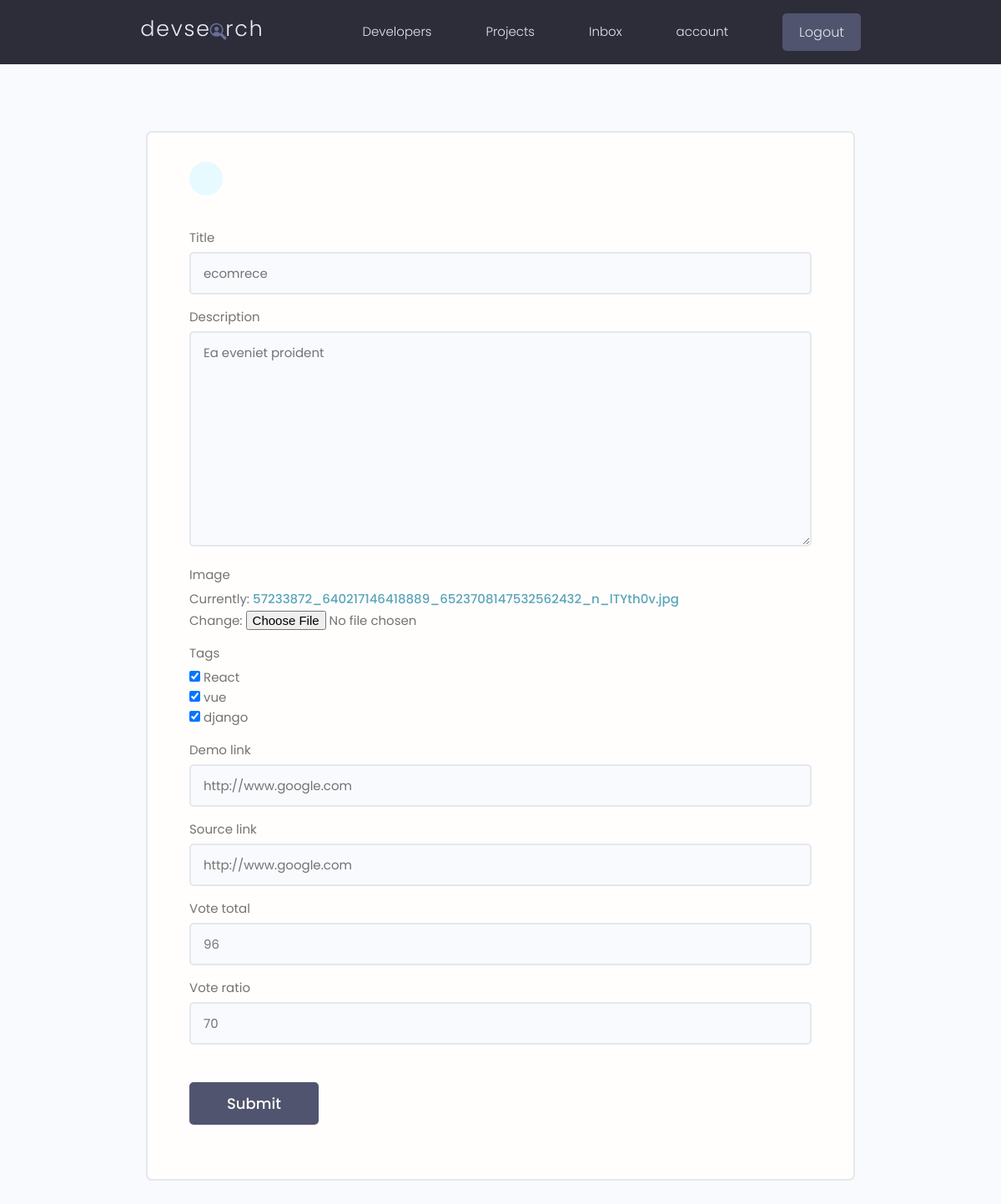
The page /projects/update-project/5f30a780-be48-4abf-b791-88ed18955b00 (signed in) on the database as committed earlier.
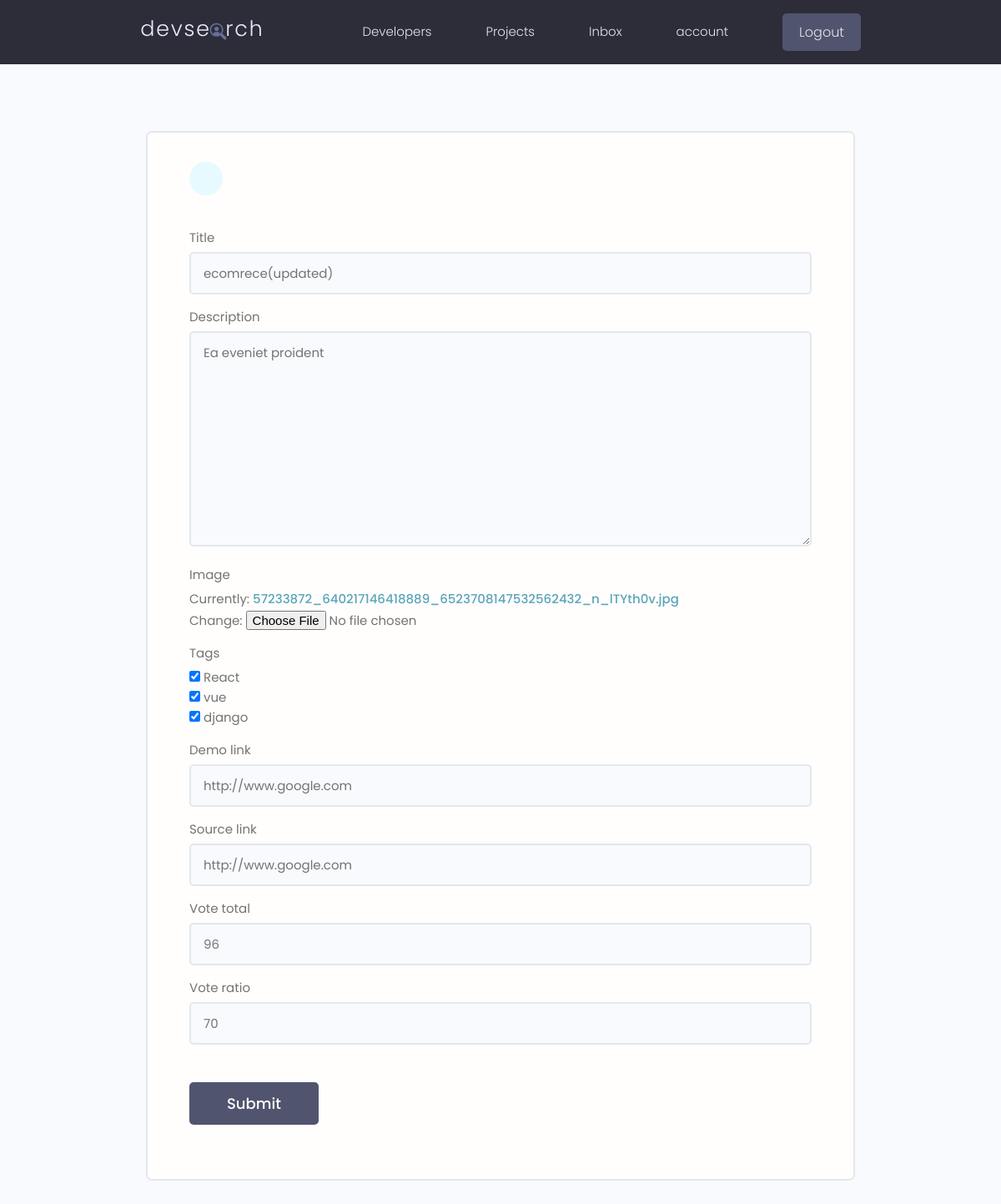
The same page on the database as committed later.
### projects/models.py (models this page shows, shortened)
class Project(models.Model):
    id = models.UUIDField(default=uuid.uuid4, unique=True, primary_key=True, editable=False)
    owner = models.ForeignKey(Profile, null=True, blank=True, on_delete=models.SET_NULL)
    title = models.CharField(max_length=2000)
    description = models.TextField(null=True, blank=True)
    image = models.ImageField(default="default.jpg")
    tags = models.ManyToManyField('Tag', blank=True)
    demo_link = models.URLField(max_length=2000, null=True, blank=True)
    source_link = models.URLField(max_length=2000, null=True, blank=True)
    vote_total = models.IntegerField(default=0, null=True, blank=True)
    vote_ratio = models.IntegerField(default=0, null=True, blank=True)
    created = models.DateTimeField(auto_now_add=True)

### projects/views.py (the view)
# urls.py: path('update-project/<str:pk>', views.updateProject, name="update-project"),
@login_required
def updateProject(request, pk):
    profile = request.user.profile
    project = profile.project_set.get(id=pk)
    form = ProjectForm(instance=project)
    if request.method == "POST":
        form = ProjectForm(request.POST, request.FILES, instance=project)
        if(form.is_valid()):
            form.save()
            return redirect("projects")
    context = {'form': form}
    return render(request, "projects/project_form.html", context)

### projects/forms.py
class ProjectForm(ModelForm):
    def __init__(self, *args, **kwargs):
        super().__init__(*args, **kwargs)
        for key, filed in self.fields.items():
            filed.widget.attrs.update({"class": "input"})
    class Meta:
        model = Project
        fields = "__all__"
        exclude = ["owner"]
        widgets = {
            'tags': forms.CheckboxSelectMultiple
        }

### projects/models.py (called while the page is built)
    def __str__(self):
        return self.name

### projects/templates/projects/project_form.html (shortened to what this page needs)
{% extends 'main.html' %}
{% block content %}
<main class="formPage my-xl">
    <div class="content-box">
        <div class="formWrapper">
            <a class="backButton" href="#"></a>
            <br>
            <form class="form" method="POST" enctype="multipart/form-data">
                {% for field in form %}
                    <div class="form__field">
                        <label for="id_{{field.name}}">{{field.label}}</label>
                        {{field}}
                    </div>
                {% endfor %}
                <input class="btn btn--sub btn--lg  my-md" type="submit" value="Submit" />
            </form>
        </div>
    </div>
</main>
{% endblock %}

Rows that differ between the two databases and show on the page:
changed Project "Ea eveniet proident": title "ecomrece" → "ecomrece(updated)"
